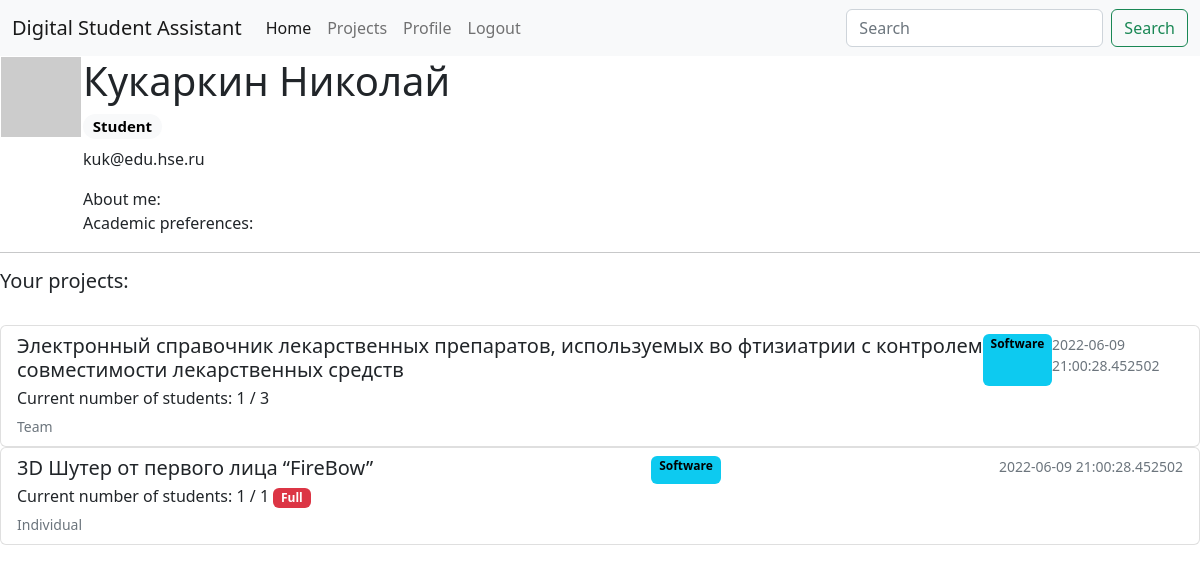
The app's page /user/Кукаркин Николай (signed in) with its own data.
### app/models.py (models this page shows, shortened)
class User(UserMixin, db.Model):
    id = db.Column(db.Integer, primary_key=True)
    username = db.Column(db.String(64), index=True, unique=True)
    email = db.Column(db.String(120), index=True, unique=True)
    password_hash = db.Column(db.String(128))
    projects = db.relationship('Project', secondary = user_project, backref='users')
    about_me = db.Column(db.String(140))
    last_seen = db.Column(db.DateTime, default=datetime.utcnow)
    preferences = db.Column(db.String(500))
    usertype = db.Column(db.String(120))
    accepted = db.Column(db.String(120), default = 'no')
    def avatar(self, size):
        digest = md5(self.email.lower().encode('utf-8')).hexdigest()
        return 'https://www.gravatar.com/avatar/{}?d=mp&s={}'.format(
            digest, size)

class Project(db.Model):
    id = db.Column(db.Integer, primary_key=True)
    title = db.Column(db.String(140), unique=True)
    slug = db.Column(db.String(140), unique=True)
    body = db.Column(db.String(140))
    type = db.Column(db.String(140))
    view = db.Column(db.String(140))
    current_number_of_students = db.Column(db.Integer, default = 0)
    max_students = db.Column(db.Integer)
    created = db.Column(db.DateTime, default=datetime.now())

### app/routes.py (the view)
@app.route('/user/<username>', methods=['GET', 'POST'])
@login_required
def user(username):
    user = User.query.filter_by(username=username).first_or_404()
    projects = user.projects
    return render_template('user.html', user=user, projects = projects)

### app/models.py (called while the page is built)
@login.user_loader
def load_user(id):
    return User.query.get(int(id))

### app/routes.py (called while the page is built)
@app.before_request
def before_request():
    if current_user.is_authenticated:
        current_user.last_seen = datetime.utcnow()
        db.session.commit()

### app/templates/user.html (shortened to what this page needs)
{% extends "base.html" %}
{% block content %}
    <table>
        <tr valign="top">
            <td><img src="{{ user.avatar(128) }}"></td>
            <td>
                <h1>{{ user.username }}</h1>
                {%if user.usertype == "Teacher"%}
                <h5><span class="badge rounded-pill text-bg-primary">{{user.usertype}}</span></h5>
                {% else %}
                <h5><span class="badge rounded-pill text-bg-light">{{user.usertype}}</span></h5>
                {% endif %}
                {% if user.email %}<p>{{ user.email }}</p>{% endif %}
                About me:
                {% if user.about_me %}<p>{{ user.about_me }}</p>{% endif %} <br>
                Academic preferences:
                {% if user.preferences %}<p>{{ user.preferences }}</p>{% endif %} <br>
            </td>
        </tr>
    </table>
    <hr>
<h5>Your projects:</h5> <br>
{% for project in projects%}
<div class="list-group">
    <a href="{{ url_for('projects.project_detail', title=project.title) }}" class="list-group-item list-group-item-action">
    <div class="d-flex w-100 justify-content-between">
      <h5 class="mb-1">{{project.title}}</h5>
      {% if project.type == 'Software'%}
      <span class="badge text-bg-info"> {{project.type}}</span>
      {% else %}
      <span class="badge text-bg-warning"> {{project.type}} </span>
      {% endif %}
      <small class="text-muted">{{project.created}}</small>
    </div>
    <p class="mb-1">Current number of students: {{project.current_number_of_students}} / {{project.max_students}}
    {% if project.current_number_of_students == project.max_students %}
        <span class="badge text-bg-danger">Full</span>
    {% endif %}
    </p>
    <small class="text-muted">{{project.view}}</small>
  </a>
</div>
{% endfor %}
{% endblock %}

### records on screen
User: username "Кукаркин Николай", usertype "Student", email "kuk@edu.hse.ru"
Project: title "Электронный справочник лекарственных препаратов, используемых во фтизиатрии с контролем совместимости лекарственных средств", type "Software", created "2022-06-09 21:00:28.452502", current_number_of_students "1", max_students "3", view "Team"
Project: title "3D Шутер от первого лица “FireBow”", type "Software", created "2022-06-09 21:00:28.452502", current_number_of_students "1", max_students "1", shows "Full", view "Individual"
